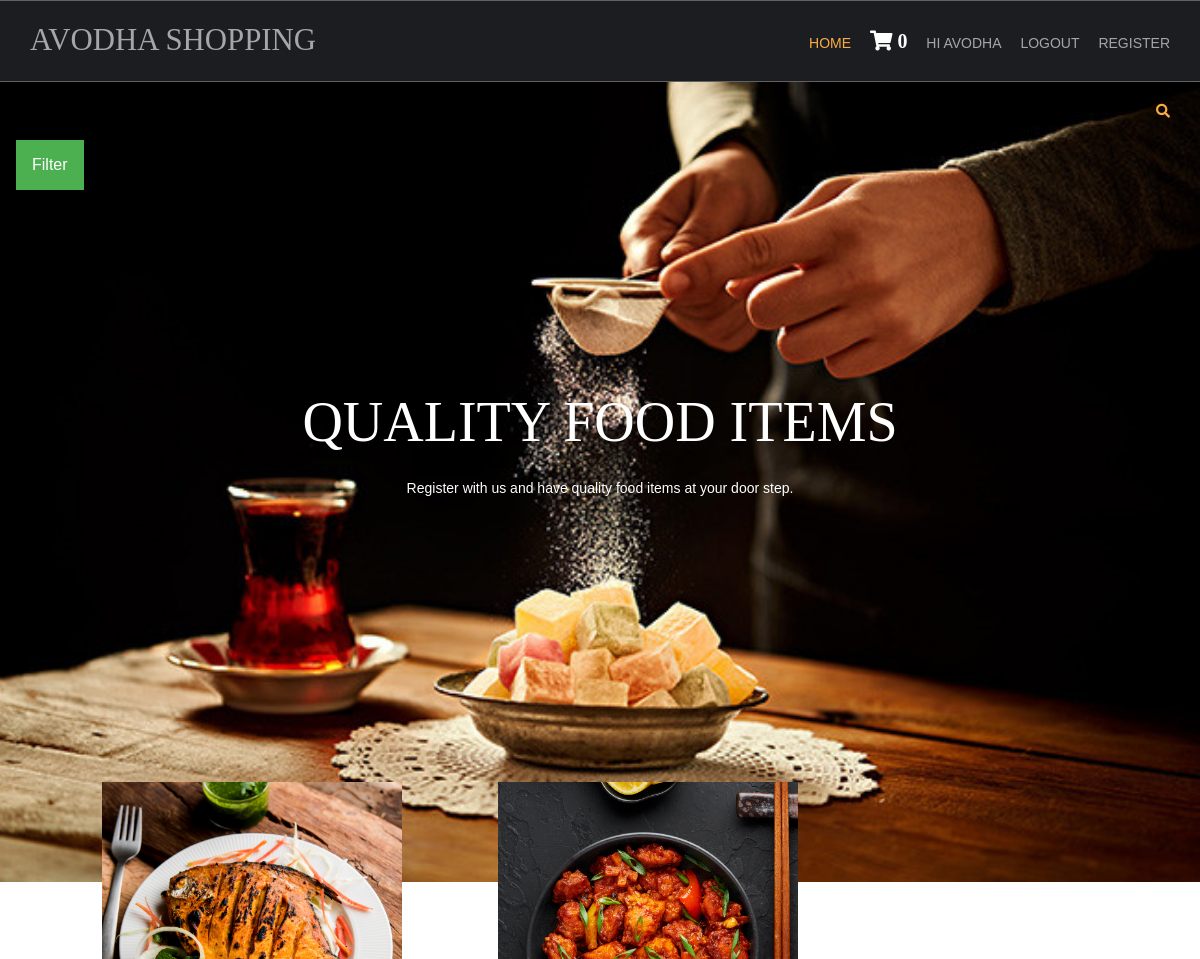
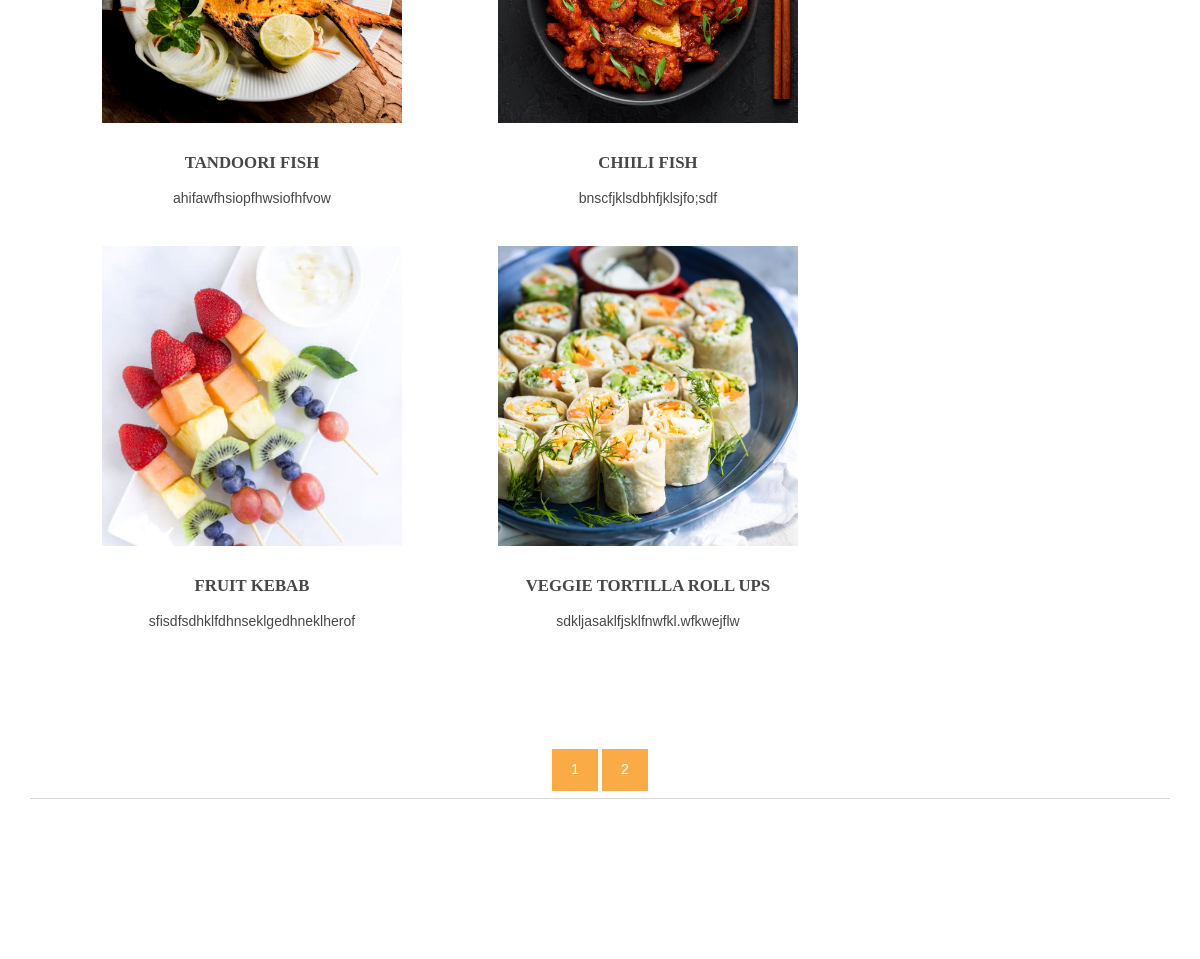
Page /?page=2 (signed in) on the committed database (2 pictures, top to bottom).
### shop/models.py (models this page shows, shortened)
class products(models.Model):
    name = models.CharField(max_length=150, unique=True)
    slug = models.SlugField(max_length=150, unique=True)
    img = models.ImageField(upload_to='product')
    desc = models.TextField()
    stock = models.IntegerField()
    available = models.BooleanField()
    price = models.IntegerField()
    category = models.ForeignKey(categ, on_delete=models.CASCADE)
    def get_url(self):
        return reverse('details', args=[self.category.slug, self.slug])

### shop/views.py (the view)
# urls.py: 2. Add a URL to urlpatterns:  path('', views.home, name='home')
def home(request, c_slug=None):
    c_page = None
    prod = None
    if c_slug != None:
        c_page = get_object_or_404(categ, slug=c_slug)
        prod = products.objects.filter(category=c_page, available=True)
    else:
        prod = products.objects.all().filter(available=True)
        cat = categ.objects.all()
        paginator = Paginator(prod, 4)
    try:
        page = int(request.GET.get('page', '1'))
    except:
        page = 1
    try:
        pro = paginator.page(page)
    except(EmptyPage, InvalidPage):
        pro = paginator.page(paginator.num_pages)
    return render(request, 'index.html', {'pr': prod, 'ct': cat, 'pg': pro})

### cart/context_processor.py (called while the page is built)
def count(request):
    item_count = 0
    if 'admin' in request.path:
        return {}
    else:
        try:
            ct = cartlist.objects.filter(cart_id=c_id(request))
            cti = items.objects.all().filter(cart=ct[:1])
            for c in cti:
                item_count += c.qty
        except cartlist.DoesNotExist:
            item_count = 0
        return dict(itc=item_count)

### cart/views.py (called while the page is built)
def c_id(request):
    ct_id = request.session.session_key
    if not ct_id:
        ct_id = request.session.create()
    return ct_id

### shop/models.py (called while the page is built)
    def get_url(self):
        return reverse('prod_cat', args=[self.slug])

### templates/index.html (shortened to what this page needs)
{% extends 'base.html' %}
{% load static %}
{% block content %}
<html lang="en">
<head>
<link href="{% static 'hm/layout/styles/layout.css' %}" rel="stylesheet" type="text/css" media="all">
</head>
<body id="top">
<div class="abcd" style="background-image:url('{% static 'hm/images/demo/backgrounds/bgm.jpg' %}');">
  <div class="wrapper row0">
    <div id="topbar" class="hoc clear">
  <div class="fl_right">
        <ul class="nospace">
         <li id="searchform">
          </li>
        </ul>
        </div>
    </div>
    <div class="dropdown">
  <button class="dropbtn">Filter</button>
</div>
      </div>
  <div id="pageintro" class="hoc clear">
    <article>
      <h3 class="heading">QUALITY FOOD ITEMS</h3>
      <p>Register with us and have quality food items at your door step.</p>
    </article>
  </div>
</div>
<div class="wrapper row3">
  <main class="hoc container clear">
    <section id="introblocks">
      <ul class="nospace group btmspace-80">
        {% for i in pg.object_list %}
        <li class="one_third">
          <figure><a class="imgover" href="{{i.get_url}}"><img src="{{i.img.url}}" alt="" style="height:300px;width:300px;"></a>
            <figcaption>
              <h6 class="heading">{{i.name}}</h6>
              <p>{{i.desc|truncatewords:10}}</p>
              <br>
            </figcaption>
          </figure>
        </li>
    {% endfor %}
      </ul>
    </section>
    <center>
{% for p in pg.paginator.page_range %}
<a href="?page={{p}}" class="btn btn-light btn-sm {% if pg.number == p %} active {% endif %}">{{p}}</a>
{% endfor %}
    </center>
    <hr class="btmspace-80">
  </main>
</div>
</body>
</html>
{% endblock %}

### templates/base.html (shortened to what this page needs)
{% load static %}
<html lang="en">
<head>
<link href="{% static 'hm/layout/styles/layout.css' %}" rel="stylesheet" type="text/css" media="all">
</head>
<body id="top">
  <div class="wrapper row1">
    <header id="header" class="hoc clear">
      <div id="logo" class="fl_left">
        <h1><a href="/">AVODHA SHOPPING</a></h1>
      </div>
      <nav id="mainav" class="fl_right">
        <ul class="clear">
          <li class="active"><a href="/">Home</a></li>
          <li><a class="active" href="{% url 'cartDetails' %}"><i class="fa fa-shopping-cart" style="font-size:20px; color:white;">&nbsp;{{itc}}</i></a></li>
          {% if user.is_authenticated %}
			<li>Hi {{user.username}}</li>
          <li><a class="active" href="{% url 'logout' %}">Logout</a></li>
          {% else %}
          <li><a class="active" href="{% url 'login' %}">Login</a></li>
          {% endif %}
          <li><a class="active" href="{% url 'register' %}">Register</a></li>
          </ul>
      </nav>
    </header>
  </div>
{% block content %}
{% endblock %}
</body>
</html>

### static/hm/layout/styles/layout.css (style rules this page uses)
.row1 { border:solid; border-width:1px 0; }
#topbar { padding:20px 0; font-size:.8rem; text-transform:uppercase; }
#topbar ul li { display:inline-block; margin-right:15px; }
#topbar ul li:last-child { margin-right:0; padding-right:0; border-right:none; }
#topbar #searchform { position:relative; line-height:1; z-index:9999; }
#topbar #searchform::after { display:block; height:18px; line-height:18px; padding:0; font-family:"Font Awesome\ 5 Free"; font-weight:900; font-size:1rem; content:"\f002"; }
#topbar #searchform ::placeholder { text-transform:capitalize; }
#header #logo { margin:22px 0 0 0; }
#header #logo h1 { margin:0; padding:0; font-size:2.2rem; text-transform:uppercase; }
#pageintro { padding:200px 0 300px; }
#pageintro article, #pageintro article p { display:block; max-width:75%; margin:0 auto; text-align:center; }
#pageintro article p { max-width:65%; line-height:2rem; }
#pageintro .heading { margin-bottom:20px; font-size:4rem; }
.container { padding:80px 0; }
#introblocks { display:block; position:relative; margin:-180px 0 0 0; z-index:1; text-align:center; }
#introblocks figure figcaption { display:block; padding:30px 0 0 0; text-align:center; }
#introblocks figure figcaption .heading { font-size:1.2rem; font-weight:700; margin-bottom:0; }
*, *::before, *::after { transition:all .3s ease-in-out; }
nav ul, nav ol { margin:0; padding:0; list-style:none; }
#mainav, #breadcrumb, .sidebar nav { line-height:normal; }
#mainav ul { text-transform:uppercase; }
#mainav li { display:inline-block; position:relative; margin:0 15px 0 0; padding:0; }
#mainav li:last-child { margin-right:0; }
#mainav li a { display:block; padding:30px 0; }
body { color:#A5A6AA; background-color:#1C1D21; }
a { color:#FBAB45; }
hr, .borderedbox { border-color:#D7D7D7; }
.btn, .btn.inverse:hover { color:#FFFFFF; background-color:#FBAB45; border-color:#FBAB45; }
.imgover, .imgover:hover::after { color:#FFFFFF; }
.row1 { border-color:rgba(255,255,255,.3); }
.row3 { color:#474747; background-color:#FFFFFF; }
#topbar #searchform { color:#FBAB45; }
#header #logo h1 a { color:inherit; }
#pageintro { color:#FFFFFF; }
#mainav li a { color:inherit; }
#mainav .active a, #mainav a:hover, #mainav li:hover > a { color:#FBAB45; background-color:inherit; }
@media screen and (min-width:1140px) { .hoc { max-width:1140px; } }

### templates/index.html (style rules this page uses)
.dropbtn { background-color: #4CAF50; color: white; padding: 16px; font-size: 16px; border: none; cursor: pointer; }
.dropdown { position: relative; display: inline-block; padding-left: 16px; }
.abcd { height: 100%; background-position: center; background-repeat: no-repeat; background-size : cover; }

### rows in the picture
products: img (picture), name "TANDOORI FISH", desc "ahifawfhsiopfhwsiofhfvow"
products: img (picture), name "CHIILI FISH", desc "bnscfjklsdbhfjklsjfo;sdf"
products: img (picture), name "FRUIT KEBAB", desc "sfisdfsdhklfdhnseklgedhneklherof"
products: img (picture), name "VEGGIE TORTILLA ROLL UPS", desc "sdkljasaklfjsklfnwfkl.wfkwejflw"

### other values in the picture
{{ itc }} "0"
{{ user.username }} "AVODHA"
{{ p }} "1" "2"
